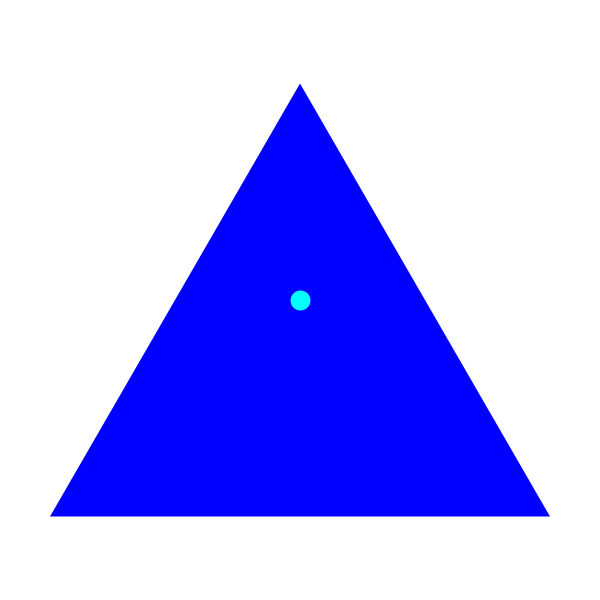
Frame 1 (no input)
Frame 60 (the mouse pressed at the canvas centre just before this capture): identical to frame 1, image omitted
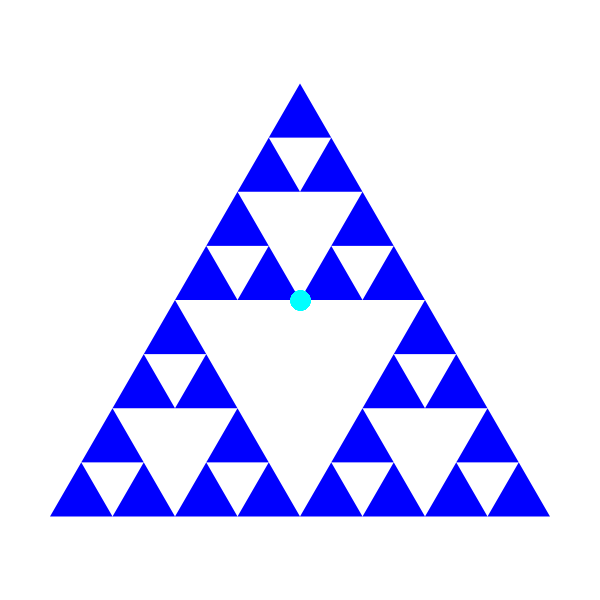
Frame 120 (the mouse held since frame 60 and released just before this capture)

The Processing sketch that drew these frames (run headless with seeded random() and noise(); from frame 60 on, the mouse is pressed at the canvas centre):

// Processing sketch: Sierpinski_mouseX
// ── Sierpinski_mouseX.pde
int maxIterations = 8;

void setup() {
  windowMove(800, 0);
  size(600, 600);
}
void draw(){
  background(255, 255, 255);
  removeTriangle(width/2, height/2, 500, 1, int(map(mouseX, 0, width, 1, maxIterations)));
}
void removeTriangle(float x, float y, float side, int iteration, int max) {
  //print('iteration') - maybe saving as array and do something with it?
  if ( iteration == max) {
    drawTriangle(x, y, side);
  } else {
    //draw 3 new triangles inside the original triangle
    float halfHeightTriangle = sin(PI/3) * side/2; 
    removeTriangle(x, y - halfHeightTriangle/2, side/2, iteration + 1, max);
    removeTriangle(x + side/4, y + halfHeightTriangle/2, side/2, iteration + 1, max);
    removeTriangle(x - side/4, y + halfHeightTriangle/2, side/2, iteration + 1, max);
  }
}
void drawTriangle(float x, float y, float side) {
  float halfHeightTriangle = sin(PI/3) * side/2; 
  //height triangle; divide by 2 = half height; sine of an acute angle in a right-angled triangle.
  
  pushMatrix(); 
  translate(x, y);
  fill(0,0,255);
  noStroke();
  triangle(0, -halfHeightTriangle, side/2, halfHeightTriangle, -side/2, halfHeightTriangle);
  popMatrix();

  strokeWeight(20);
  stroke(0,255,255);
  point(width/2, height/2);
}
